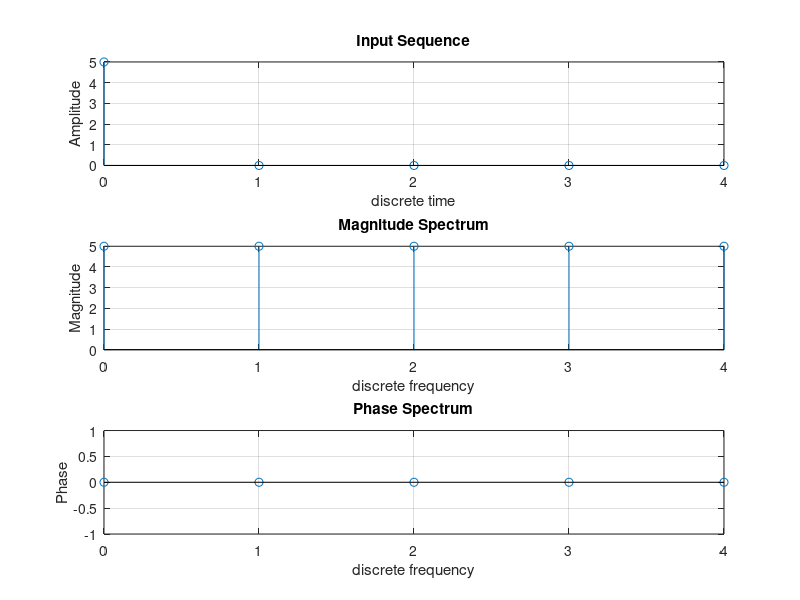

Recreate this plot in MATLAB.
%Matlab Program to Compute N-point DFT
%of the given sequence
clc
clear all
close all

x=input('Enter the sequence')
N=input('Enter how many point DFT is to be computed')

if(N>length(x))
x=[x, zeros(1,N-length(x))]
end

WN=exp(-j*2*pi/N)%Twiddle Factor

%To generate WN Matrix
n=0:N-1
k=0:N-1

%To genrate powers of WN
powers=n'*k

%To generate WN Matrix
%Raise WN to the powers element by element
matrix=WN.^powers

%To Compute DFT, multiply matrix and x(n)
X1=matrix*x.' %To get transpose of a matrix, use .'

%To compute DFT using inbuilt Matlab command
X2=fft(x,N) %fft is the Matlab command to compute DFT

%To determine Magnitude Spectrum
mag_spectrum=abs(X2)%abs is the Matlab command to compute magnitude
phase_spectrum=angle(X2)%angle is the Matlab command to compute phase

%To plot the sequence x(n)
%Divide the graph window into 3 rows, 1 column 
%and select the first position
subplot(3,1,1)
stem(n,x)
grid on
xlabel('discrete time')
ylabel('Amplitude')
title('Input Sequence')

subplot(3,1,2)
stem(k,mag_spectrum)
grid on
xlabel('discrete frequency')
ylabel('Magnitude')
title('Magnitude Spectrum')

subplot(3,1,3)
stem(k,phase_spectrum)
grid on
xlabel('discrete frequency')
ylabel('Phase')
title('Phase Spectrum')
